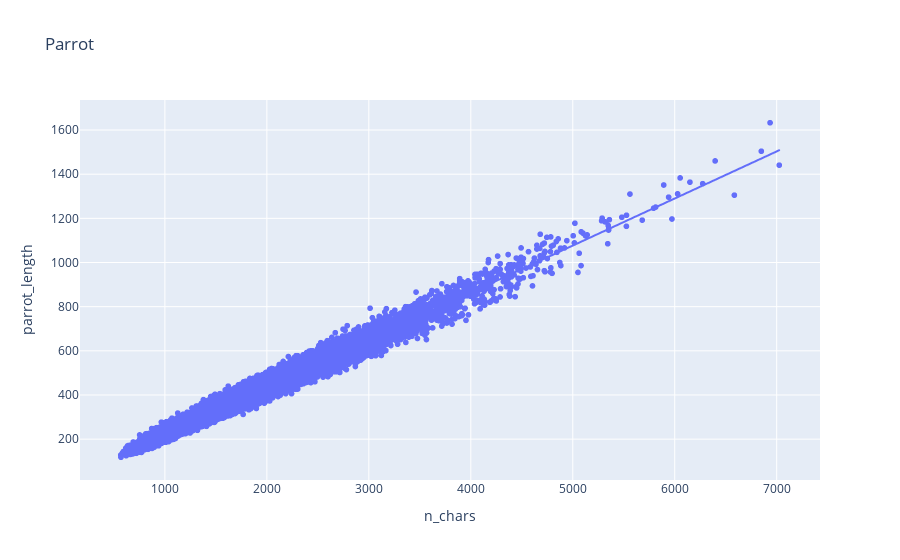
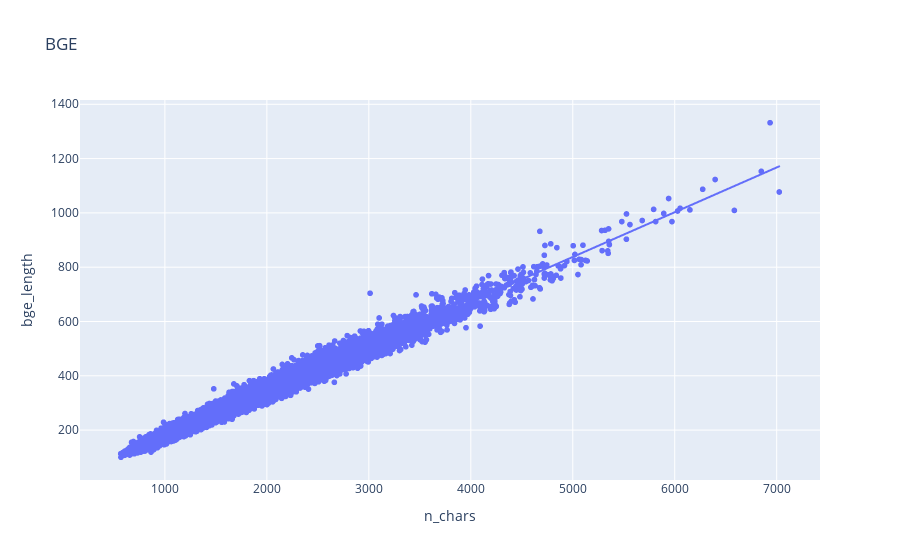

These figures' notebook cell, in order:
### Code cell
fig = px.scatter(df_count, x='n_chars', y='parrot_length', trendline='ols', title='Parrot')
fig.show()

fig = px.scatter(df_count, x='n_chars', y='bge_length', trendline='ols', title='BGE')
fig.show()

### Figure 1 — Plotly figure (JSON) as saved in the notebook; plotly's stock layout.template omitted (floating-point values rounded to 4 significant figures; data arrays with more than 128 entries replaced by an {"elided": "..."} marker saying what was removed)
{"data": [{"hovertemplate": "n_chars=%{x}<br>parrot_length=%{y}<extra></extra>", "legendgroup": "", "marker": {"color": "#636efa", "symbol": "circle"}, "mode": "markers", "name": "", "showlegend": false, "type": "scattergl", "x": {"elided": "17307 int values"}, "xaxis": "x", "y": {"elided": "17307 int values"}, "yaxis": "y"}, {"hovertemplate": "<b>OLS trendline</b><br>parrot_length = 0.21324 * n_chars + 10.5084<br>R<sup>2</sup>=0.976387<br><br>n_chars=%{x}<br>parrot_length=%{y} <b>(trend)</b><extra></extra>", "legendgroup": "", "marker": {"color": "#636efa", "symbol": "circle"}, "mode": "lines", "name": "", "showlegend": false, "type": "scattergl", "x": {"elided": "17307 int values"}, "xaxis": "x", "y": {"elided": "17307 float values"}, "yaxis": "y"}], "layout": {"legend": {"tracegroupgap": 0}, "title": {"text": "Parrot"}, "xaxis": {"anchor": "y", "domain": [0, 1], "title": {"text": "n_chars"}}, "yaxis": {"anchor": "x", "domain": [0, 1], "title": {"text": "parrot_length"}}}}

### Figure 2 — Plotly figure (JSON) as saved in the notebook; plotly's stock layout.template omitted (floating-point values rounded to 4 significant figures; data arrays with more than 128 entries replaced by an {"elided": "..."} marker saying what was removed)
{"data": [{"hovertemplate": "n_chars=%{x}<br>bge_length=%{y}<extra></extra>", "legendgroup": "", "marker": {"color": "#636efa", "symbol": "circle"}, "mode": "markers", "name": "", "showlegend": false, "type": "scattergl", "x": {"elided": "17307 int values"}, "xaxis": "x", "y": {"elided": "17307 int values"}, "yaxis": "y"}, {"hovertemplate": "<b>OLS trendline</b><br>bge_length = 0.164849 * n_chars + 13.3983<br>R<sup>2</sup>=0.980513<br><br>n_chars=%{x}<br>bge_length=%{y} <b>(trend)</b><extra></extra>", "legendgroup": "", "marker": {"color": "#636efa", "symbol": "circle"}, "mode": "lines", "name": "", "showlegend": false, "type": "scattergl", "x": {"elided": "17307 int values"}, "xaxis": "x", "y": {"elided": "17307 float values"}, "yaxis": "y"}], "layout": {"legend": {"tracegroupgap": 0}, "title": {"text": "BGE"}, "xaxis": {"anchor": "y", "domain": [0, 1], "title": {"text": "n_chars"}}, "yaxis": {"anchor": "x", "domain": [0, 1], "title": {"text": "bge_length"}}}}
